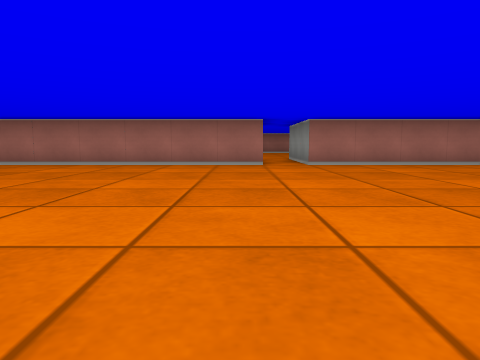
[1] (above)

16 first-person views from a walk through a cub3D maze. The camera is about half as high as the walls, tilts 6° down and sees 70° across. The floor is counted in squares. Each view is taken from the middle of a square. On the plan, view 1 faces up. The plan holds only what a view shows up to about 9 squares ahead; the rest is blank.

[2]
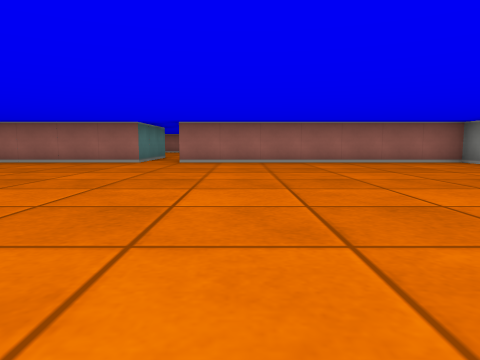

[3]
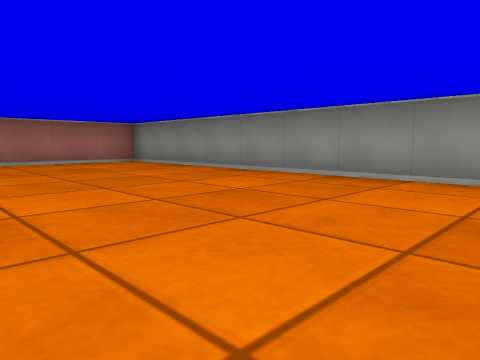

[4]
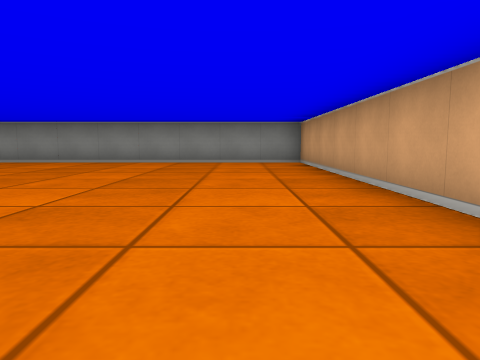

[5]
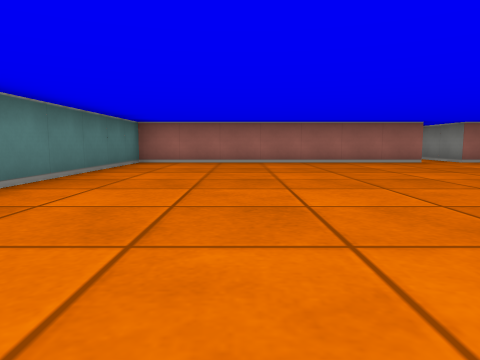

[6]
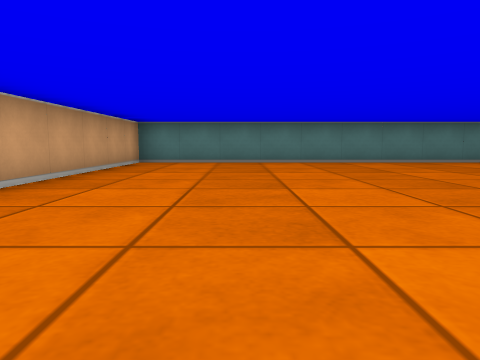

[7]
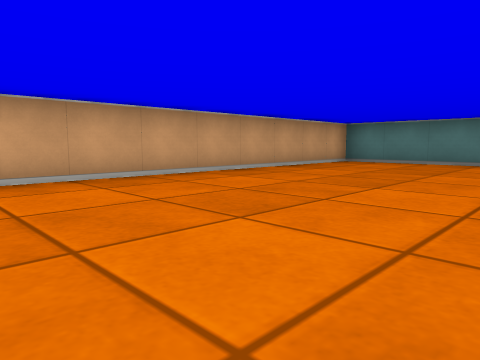

[8]
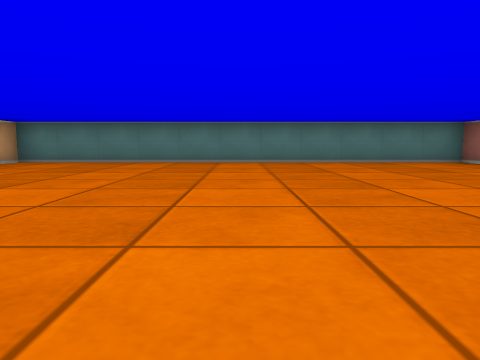

[9]
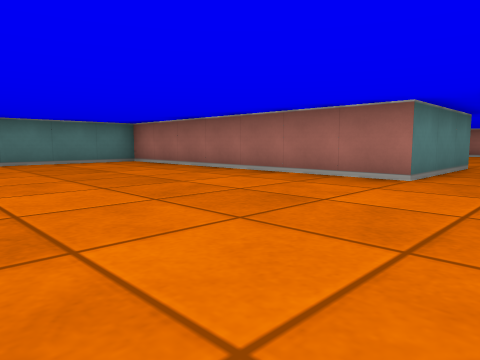

[10]
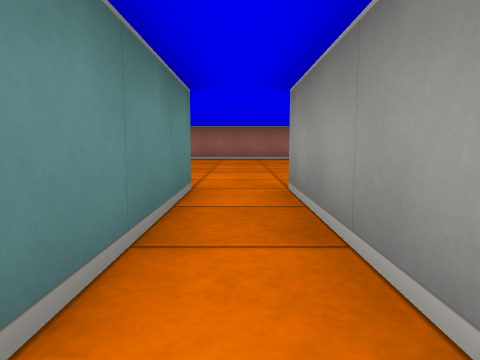

[11]
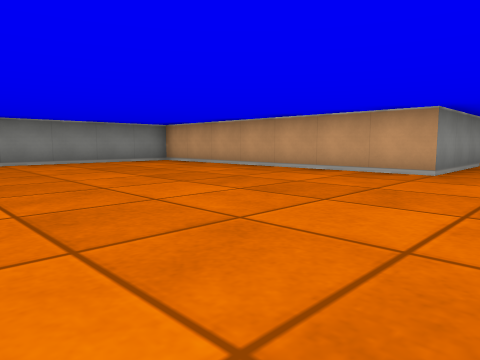

[12]
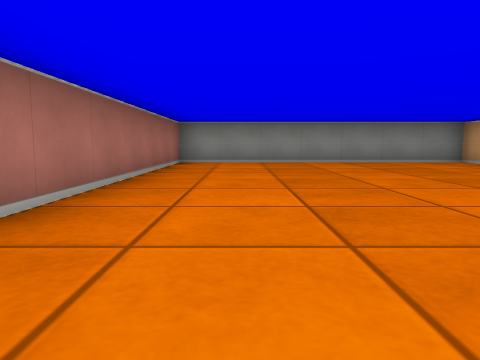

[13]
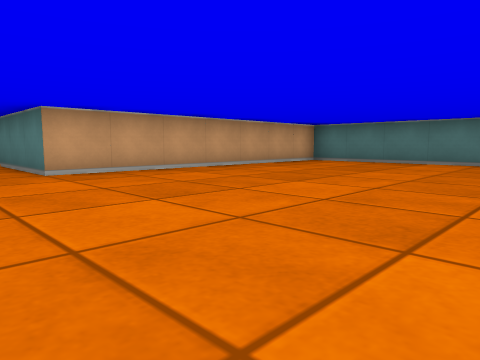

[14]
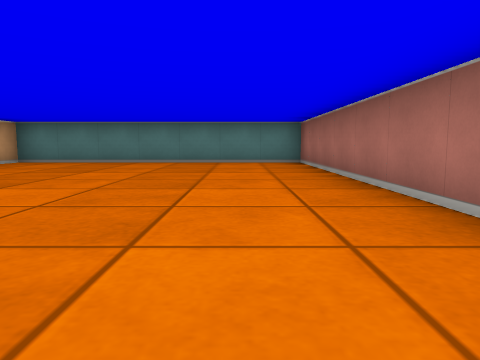

[15]
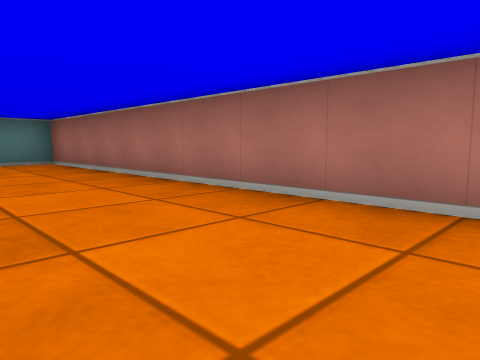

[16]
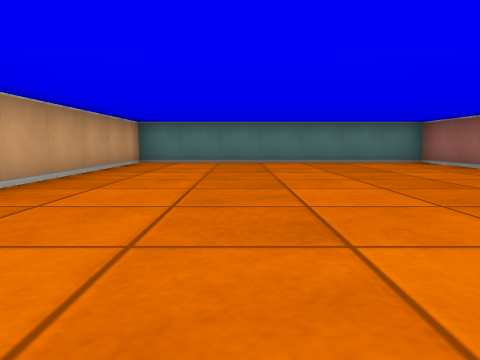

### Floor plan
Points are (right, up) in squares from view 1. A wall is a line through its corners. A room is listed if a view was taken in it or the views show most of it. See-through windows are left out.
Room 1 (views 1, 2, 3, 4, 5, 6, 7, 8, 9, 10)
walls: (0.5, 10.5) (0.5, 7.5) (-6.5, 7.5) (-6.5, -3.5) (8.5, -3.5) (8.5, 7.5) (1.5, 7.5) (1.5, 10.5)
ways out: opening at (1, 10) to room 2
Room 2 (views 11, 12, 13, 14, 15, 16)
walls: (1.5, 10.5) (8.5, 10.5) (8.5, 17.5) (-6.5, 17.5) (-6.5, 10.5) (0.5, 10.5)
ways out: opening at (1, 10) to room 1

Positions as (right, up) in squares from view 1, and headings:
1: (0, 0), facing up
2: (3, -1), facing up
3: (4, -1), facing up-right
4: (0, -2), facing right
5: (-4, -1), facing up
6: (2, -1), facing left
7: (2, 1), facing down-left
8: (2, 2), facing left
9: (2, 3), facing up-left
10: (1, 7), facing up
11: (0, 16), facing down-right
12: (0, 16), facing right
13: (2, 16), facing down-left
14: (2, 16), facing left
15: (2, 15), facing up-left
16: (2, 13), facing left
